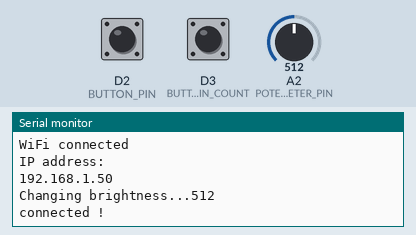
A sketch run on a simulated Arduino MKR. Shown: the last lines printed to the serial monitor. The inputs (shaded band) are chosen by the test bench; at power-on: D2 (BUTTON_PIN) LOW, D3 (BUTTON_PIN_COUNT) LOW, A2 (POTENTIOMETER_PIN) = 512. WiFi joins after 1.5 s; servers stay silent unless stated; uploads are accepted with an empty reply; no MQTT or app messages arrive unless stated.

Above: at 7.8 s.
7.9 s: D2 (BUTTON_PIN) pulled HIGH for 0.65 s
At 9.6 s:
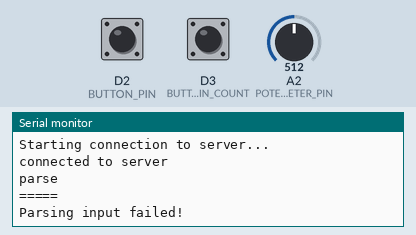
10.0 s: D3 (BUTTON_PIN_COUNT) pulled HIGH for 0.65 s
At 10.31 s:
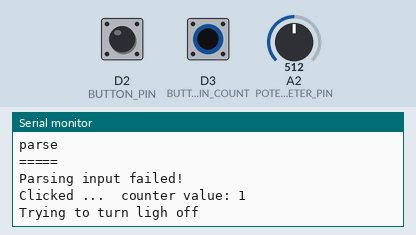
12.1 s: A2 (POTENTIOMETER_PIN) set to 716
At 12.31 s:
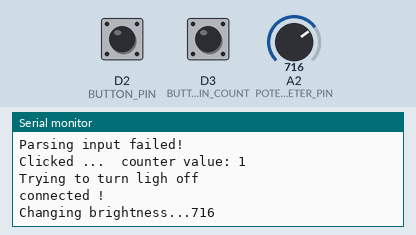
13.6 s: D2 (BUTTON_PIN) pulled HIGH for 1 s
At 13.81 s:
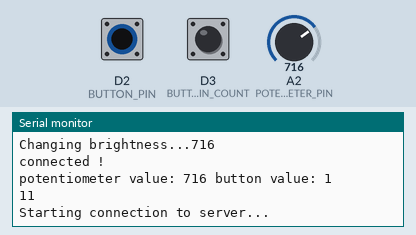
16.1 s: D3 (BUTTON_PIN_COUNT) pulled HIGH for 1 s
At 17.2 s:
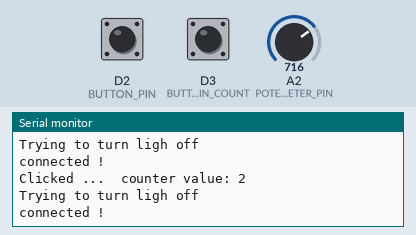
18.6 s: A2 (POTENTIOMETER_PIN) set to 900
At 20.0 s:
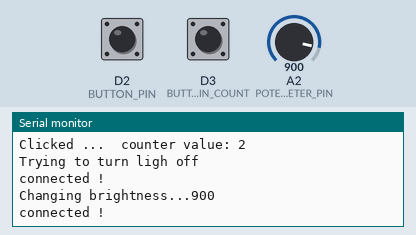
Timing chart, 0 to 21.1 s (numbered marks = the images above; inputs shaded):
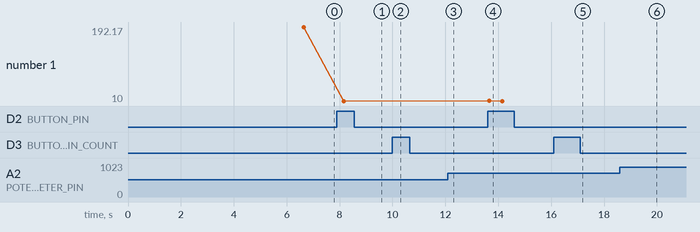

The sketch:

hue_tap_to_count.ino
```cpp
#include <string.h>

#include <SPI.h>
#include <WiFiNINA.h>
#include <Arduino_JSON.h>
#include <HttpClient.h>
#include <MQTT.h>

WiFiClient client;
MQTTClient mqtt_client ;
//HttpClient http_client;
#define POTENTIOMETER_PIN A2 // TODO: uncomment this line if the potentiometer is connected to analogic pin 4, or adapt...
#define BUTTON_PIN 2 // TODO: uncomment this line if the potentiometer is connected to digital pin 3, or adapt...
#define BUTTON_PIN_COUNT 3
String ID = "999" ;
String LIGHT_ID = "18";
int init_count = 10;
// TODO: you probably need to add a line here for the button pin....


const char* wifi_ssid     = "lab-iot-1";// TODO: change this
const char* wifi_password = "lab-iot-1"; // TODO: change this

// mqtt configuration change here
const char* mqtt_host = "max.isasecret.com" ;
const char* mqtt_user     = "majinfo2019";
const char* mqtt_password = "Y@_oK2";
const uint16_t mqtt_port =  1723;

/* Some variables to handle measurements. */
int potentiometerValue;
int buttonState = 0;         // variable for reading the pushbutton status
int btn_count_state = 0;

uint32_t t0, t ;

/* Time between displays. */
#define DELTA_T 500
//StaticJsonBuffer<200> jsonBuffer;
int status = WL_IDLE_STATUS;

void setup() {
  // monitoring via Serial is always nice when possible
  Serial.begin(9600) ;
  delay(100) ;
  Serial.println("Initializing...\n") ;

  //WiFi.begin(wifi_ssid, wifi_password) ;
  mqtt_client.begin(mqtt_host, mqtt_port, client) ;
  mqtt_client.onMessage(callback);
  connect();
  // initialize the Potentiometer and button pin as inputs:
  pinMode(POTENTIOMETER_PIN, INPUT);
  pinMode(BUTTON_PIN, INPUT);
  pinMode(BUTTON_PIN_COUNT, INPUT);


  // Time begins now!
  t0 = t = millis() ;
}
boolean isOn = false;
int oldValue = 0;
int id_counter = 0;
void loop() {

  if(status != WL_CONNECTED){
    connect();
  }
  t = millis() ;
  if ( (t - t0) >= DELTA_T ) {
    t0 = t ;

    // read the states:
    buttonState = digitalRead(BUTTON_PIN);
    btn_count_state = digitalRead(BUTTON_PIN_COUNT);
    // potentiometerValue = digitalRead(POTENTIOMETER_PIN); // TODO: uncomment this line if it is digital
     potentiometerValue = analogRead(POTENTIOMETER_PIN); // TODO; uncomment this line if it is analog


    if(oldValue <= (potentiometerValue - 10) || oldValue >= (potentiometerValue + 10)){
      String briSt = String(potentiometerValue);
      changeBrightness(briSt);
      oldValue = potentiometerValue;
    }
    if(btn_count_state == HIGH){
      id_counter++;
      Serial.print("Clicked ...  counter value: ");
      Serial.println(id_counter);
      test_http();

    }
    if(buttonState == HIGH){
          Serial.print("potentiometer value: ");
          Serial.print(potentiometerValue);
          Serial.print(" button value: ");
          Serial.println(buttonState);
          int temp_count = init_count + id_counter;
          LIGHT_ID = String(temp_count);
          Serial.println(LIGHT_ID);
          id_counter = 0;
          httpRequest();
    }else{

    }

  }
}
char server[] = "192.168.1.131";

void turnOn(){
  Serial.println("Trying to turn ligh on");
  if(client.connect(server, 80)){
    Serial.println("connected !");
     client.println("PUT /api/LDd1NE7AhgJ6bJ-SZ-g1zCkydqssE2wd5Lwe7lMU/lights/"+LIGHT_ID+"/state HTTP/1.1");
    client.println("Host: 192.168.1.131"  );
     client.println("Connection: close");
     client.println("Content-Type: application/x-www-form-urlencoded");
     client.println("Content-Length: 12\r\n");
     client.print("{\"on\":true}");

  }
  delay(100);
  while (client.available()) {

    String line = client.readStringUntil('\r');
      Serial.print(line);
   }
}
void turnOff(){
  Serial.println("Trying to turn ligh off");
  if(client.connect(server, 80)){
    Serial.println("connected !");
     client.println("PUT /api/LDd1NE7AhgJ6bJ-SZ-g1zCkydqssE2wd5Lwe7lMU/lights/"+LIGHT_ID+"/state HTTP/1.1");
    client.println("Host: 192.168.1.131");
     client.println("Connection: close");
     client.println("Content-Type: application/x-www-form-urlencoded");
     client.println("Content-Length: 12\r\n");
     client.print("{\"on\":false}");
  }
}

void changeBrightness(String bri){
  Serial.print("Changing brightness...");
  Serial.println(bri);
  if(client.connect(server, 80)){
    Serial.println("connected !");
     client.println("PUT /api/LDd1NE7AhgJ6bJ-SZ-g1zCkydqssE2wd5Lwe7lMU/lights/"+LIGHT_ID+"/state HTTP/1.1");
    client.println("Host: 192.168.1.131");
     client.println("Connection: close");
     client.println("Content-Type: application/x-www-form-urlencoded");
     int str_length = 19 + bri.length();
     String len = String(str_length);
     String content = "Content-Length: "+len+"\r\n";
     client.println(content);
     String body = "{\"on\":true,\"bri\":"+bri+"}";
     client.print(body);
  }
}

void httpRequest(){
   Serial.println("\nStarting connection to server...");
  // if you get a connection, report back via serial:
  if (client.connect(server, 80)) {
    Serial.println("connected to server");
    // Make a HTTP request:
    client.println("GET /api/LDd1NE7AhgJ6bJ-SZ-g1zCkydqssE2wd5Lwe7lMU/lights/"+LIGHT_ID+" HTTP/1.1");
    client.println("Host: 192.168.1.131");
    //client.println("Content-type: application/json");

    client.println("Connection: keep-alive");
    client.println();

  }
  delay(100);
  String line= "";
  while (client.available()) {
     line = client.readStringUntil('\n');
   }
   demoParse(line);
  delay(100);
    Serial.print(line);


}
void demoParse(String input) {
  Serial.println("parse");
  Serial.println("=====");

  JSONVar myObject = JSON.parse(input);

  // JSON.typeof(jsonVar) can be used to get the type of the var
  if (JSON.typeof(myObject) == "undefined") {
    Serial.println("Parsing input failed!");
    return;
  }

  Serial.print("JSON.typeof(myObject) = ");
  Serial.println(JSON.typeof(myObject)); // prints: object

  // myObject.hasOwnProperty(key) checks if the object contains an entry for key
  if (myObject.hasOwnProperty("state")) {
    JSONVar state_var = myObject["state"];
    Serial.print("state_var[\"on\"] = ");
    if((bool)state_var["on"] == true){
      Serial.println("The lamp is on !");
      turnOff();
    }else{
      Serial.println("The lamp is off !");
      turnOn();
    }

  }


  Serial.println();
}
void connect() {

  while ( status != WL_CONNECTED) {
    Serial.print("Attempting to connect to WPA SSID: ");
    Serial.println(wifi_ssid);
    // Connect to WPA/WPA2 network:
    status = WiFi.begin(wifi_ssid, wifi_password);

    // wait 5 seconds for connection:
    delay(5000);
  }

  Serial.print("MQTT: trying to connect to host ") ;
  Serial.print(mqtt_host) ;
  Serial.print(" on port ") ;
  Serial.print(mqtt_port) ;
  Serial.println(" ...") ;

  while ( !mqtt_client.connect(ID.c_str(), mqtt_user, mqtt_password) ) {
    digitalWrite(LED_BUILTIN, HIGH) ;
    delay(500);
    digitalWrite(LED_BUILTIN, LOW) ;
    Serial.print(".");
    delay(500);
  }
  Serial.println("MQTT: connected") ;
  //mqtt_client.subscribe("test");
  Serial.print("\n");
  Serial.print("WiFi connected\n");
  Serial.print("IP address: \n");
  Serial.print(WiFi.localIP());
  Serial.print("\n") ;
}
char spring_server [] = "http://alyhdr.cleverapps.io/";
void test_http(){
    Serial.println("Trying to turn ligh off");
  if(client.connect(server, 80)){
    Serial.println("connected !");
     client.println("PUT /api/lights/"+LIGHT_ID+"/switch HTTP/1.1");
    client.println("Host: 192.168.1.131");
     client.println("Connection: close");
     client.println("Content-Type: application/x-www-form-urlencoded");
     client.println("Content-Length: 16\r\n");
     client.print("{\"status\":\"OFF\"}");
  }
  String line ="";
    while (client.available()) {
     line = client.readStringUntil('\n');
   }
}
void callback(String &intopic, String &payload)
{
  /* There's nothing to do here ... as long as the module
   *  cannot handle messages.
   */
  Serial.println("incoming: " + intopic + " - " + payload);
}
```

Measured:
- after the input at 7.9 s, the serial monitor: prints a new line after 0.25 s (image 1)
- after the input at 10.0 s, the serial monitor: prints a new line after 0.15 s (image 2)
- after the input at 12.1 s, the serial monitor: prints a new line after 0.05 s (image 3)
- after the input at 13.6 s, the serial monitor: prints a new line after 0.05 s (image 4)
- after the input at 16.1 s, the serial monitor: prints a new line after 0.05 s (image 5)
- after the input at 18.6 s, the serial monitor: prints a new line after 0.05 s (image 6)
- plotted number 1: 192.17 → 10 after the input at 7.9 s
